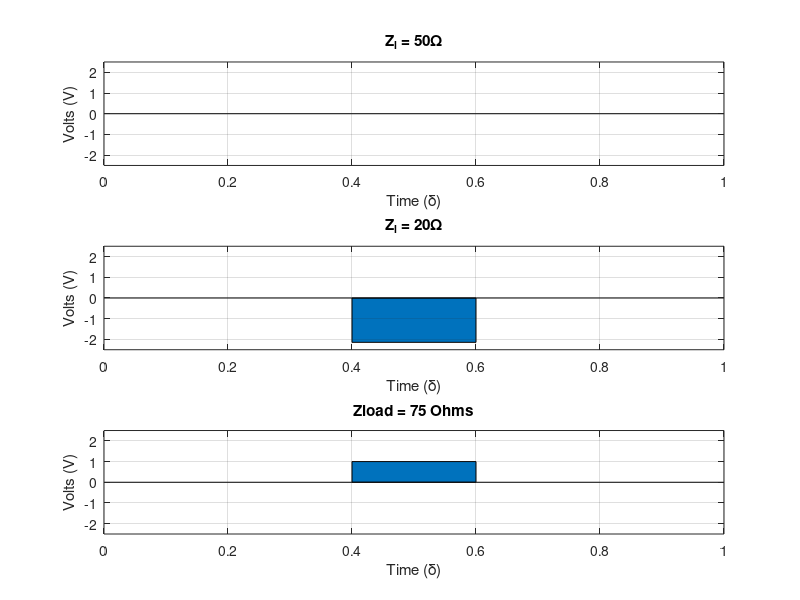
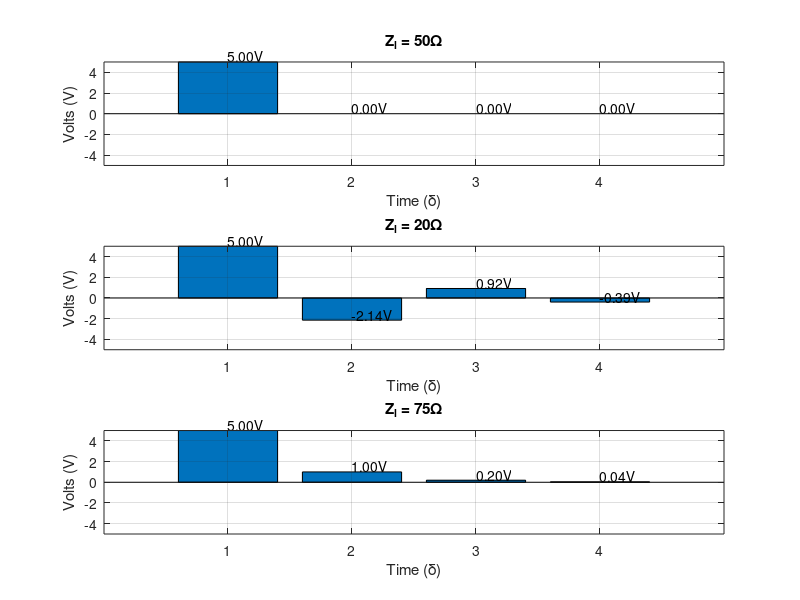

These figures' MATLAB source, in order:
%% Fast Tansient Sensors - Q5 - Coursework 2
% B126949 - Tom Young
%% Pre - Cursor
clear all
clc
%% Constants
Z0 = 50; % 50 Ohms
V1 = 5; % 5V
% Setup delta
delta = [0/4,1/4,2/4,3/4,4/4];

%% Part A
% i)
Zl1 = 50;
Pl1 = (Zl1-Z0)/(Zl1+Z0);
V1l = V1*Pl1;
V1l = [0,0,V1l,0,0];

% ii)
Zl2 = 20;
Pl2 = (Zl2-Z0)/(Zl2+Z0);
V2l = V1*Pl2;
V2l = [0,0,V2l,0,0];

% iii)
Zl3 = 75;
P3 = (Zl3-Z0)/(Zl3+Z0); % 0.2
V3l = V1*P3; % 1V
V3l = [0,0,V3l,0,0];

% Plot
figure
% i)
subplot(3,1,1)
bar(delta,V1l)
title('Z_{l} = 50\Omega')
ylabel('Volts (V)')
xlabel('Time (\delta)')
ylim([-2.5, 2.5])
xlim([0,1])
grid on
% ii)
subplot(3,1,2)
bar(delta,V2l)
title('Z_{l} = 20\Omega')
ylabel('Volts (V)')
xlabel('Time (\delta)')
ylim([-2.5, 2.5])
xlim([0,1])
grid on
% iii)
subplot(3,1,3)
bar(delta,V3l)
title('Zload = 75 Ohms')
ylabel('Volts (V)')
xlabel('Time (\delta)')
ylim([-2.5, 2.5])
xlim([0,1])
grid on

%% Part B
V0 = 5;
delta = [1,2,3,4];
% i)
Pl1 = (Zl1-Z0)/(Zl1+Z0);
V1a = V0; %
V1b = V1a*Pl1;
V1c = V1b*Pl1;
V1d = V1c*Pl1;
V1 = [V1a, V1b, V1c, V1d];
V1vals = strtrim(cellstr(num2str(V1(:),'%.2fV')));


% ii)
Pl2 = (Zl2-Z0)/(Zl2+Z0);
V2a = V0;
V2b = V2a*Pl2;
V2c = V2b*Pl2;
V2d = V2c*Pl2;
V2 = [V2a, V2b, V2c, V2d];
V2vals = strtrim(cellstr(num2str(V2(:),'%.2fV')));

% iii)
P3 = (Zl3-Z0)/(Zl3+Z0);
V3a = V0;
V3b = V3a*P3;
V3c = V3b*P3;
V3d = V3c*P3;
V3 = [V3a, V3b, V3c, V3d];
V3vals = strtrim(cellstr(num2str(V3(:),'%.2fV')));

% Plot graph
figure
% i)
subplot(3,1,1)
bar(delta,V1)
text(delta,V1,V1vals,'VerticalAlignment','baseline');
title('Z_{l} = 50\Omega')
ylabel('Volts (V)')
xlabel('Time (\delta)')
ylim([-5, 5])
grid on
% ii)
subplot(3,1,2)
bar(delta,V2)
text(delta,V2,V2vals,'VerticalAlignment','baseline');
title('Z_{l} = 20\Omega')
ylabel('Volts (V)')
xlabel('Time (\delta)')
ylim([-5, 5])
grid on
% iii)
subplot(3,1,3)
bar(delta,V3)
text(delta,V3,V3vals,'VerticalAlignment','baseline');
title('Z_{l} = 75\Omega')
ylabel('Volts (V)')
xlabel('Time (\delta)')
ylim([-5, 5])
grid on